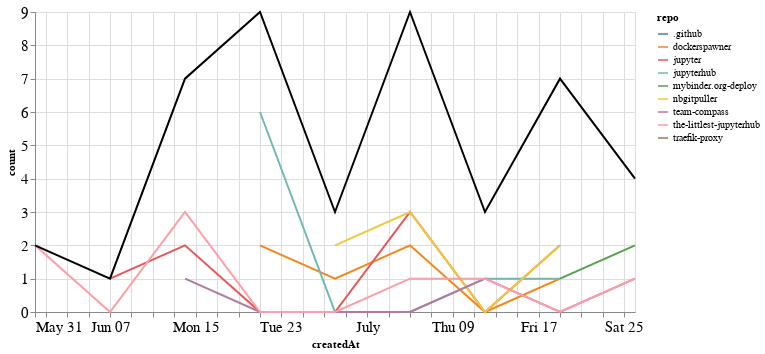

Notebook code cell kept with this figure:
### Markdown cell above
## Comments

### Code cell
comments_time = comments.groupby('repo').resample('W', on='createdAt').count()['author'].reset_index()
comments_time = comments_time.rename(columns={'author': 'count'})
comments_time_total = comments_time.groupby('createdAt').agg({"count": "sum"}).reset_index()
ch1 = alt.Chart(comments_time, width=600).mark_line().encode(
    x='createdAt',
    y='count',
    color='repo',
    tooltip="repo"
)

ch2 = alt.Chart(comments_time_total, width=600).mark_line(color="black").encode(
    x='createdAt',
    y='count',
)

ch1 + ch2

### Figure 1 — Vega-Lite specification as saved in the notebook (floating-point values rounded to 4 significant figures)
{"config": {"axisLeft": {"labelFontSize": 15}, "axisBottom": {"labelFontSize": 15}}, "layer": [{"data": {"name": "data-f1cfd9f0e54323f44d644787f6112dcb"}, "mark": "line", "encoding": {"color": {"type": "nominal", "field": "repo"}, "tooltip": {"type": "nominal", "field": "repo"}, "x": {"type": "temporal", "field": "createdAt"}, "y": {"type": "quantitative", "field": "count"}}, "width": 600}, {"data": {"name": "data-6cbb2a26bd7fd484f5f062637c4f923d"}, "mark": {"type": "line", "color": "black"}, "encoding": {"x": {"type": "temporal", "field": "createdAt"}, "y": {"type": "quantitative", "field": "count"}}, "width": 600}], "$schema": "https://vega.github.io/schema/vega-lite/v4.8.1.json", "datasets": {"data-f1cfd9f0e54323f44d644787f6112dcb": [{"repo": ".github", "createdAt": "2020-06-21T00:00:00", "count": 1}, {"repo": "dockerspawner", "createdAt": "2020-06-21T00:00:00", "count": 2}, {"repo": "dockerspawner", "createdAt": "2020-06-28T00:00:00", "count": 1}, {"repo": "dockerspawner", "createdAt": "2020-07-05T00:00:00", "count": 2}, {"repo": "dockerspawner", "createdAt": "2020-07-12T00:00:00", "count": 0}, {"repo": "dockerspawner", "createdAt": "2020-07-19T00:00:00", "count": 1}, {"repo": "jupyter", "createdAt": "2020-06-07T00:00:00", "count": 1}, {"repo": "jupyter", "createdAt": "2020-06-14T00:00:00", "count": 2}, {"repo": "jupyter", "createdAt": "2020-06-21T00:00:00", "count": 0}, {"repo": "jupyter", "createdAt": "2020-06-28T00:00:00", "count": 0}, {"repo": "jupyter", "createdAt": "2020-07-05T00:00:00", "count": 3}, {"repo": "jupyter", "createdAt": "2020-07-12T00:00:00", "count": 0}, {"repo": "jupyter", "createdAt": "2020-07-19T00:00:00", "count": 2}, {"repo": "jupyterhub", "createdAt": "2020-06-21T00:00:00", "count": 6}, {"repo": "jupyterhub", "createdAt": "2020-06-28T00:00:00", "count": 0}, {"repo": "jupyterhub", "createdAt": "2020-07-05T00:00:00", "count": 0}, {"repo": "jupyterhub", "createdAt": "2020-07-12T00:00:00", "count": 1}, {"repo": "jupyterhub", "createdAt": "2020-07-19T00:00:00", "count": 1}, {"repo": "mybinder.org-deploy", "createdAt": "2020-07-19T00:00:00", "count": 1}, {"repo": "mybinder.org-deploy", "createdAt": "2020-07-26T00:00:00", "count": 2}, {"repo": "nbgitpuller", "createdAt": "2020-06-28T00:00:00", "count": 2}, {"repo": "nbgitpuller", "createdAt": "2020-07-05T00:00:00", "count": 3}, {"repo": "nbgitpuller", "createdAt": "2020-07-12T00:00:00", "count": 0}, {"repo": "nbgitpuller", "createdAt": "2020-07-19T00:00:00", "count": 2}, {"repo": "team-compass", "createdAt": "2020-06-14T00:00:00", "count": 1}, {"repo": "team-compass", "createdAt": "2020-06-21T00:00:00", "count": 0}, {"repo": "team-compass", "createdAt": "2020-06-28T00:00:00", "count": 0}, {"repo": "team-compass", "createdAt": "2020-07-05T00:00:00", "count": 0}, {"repo": "team-compass", "createdAt": "2020-07-12T00:00:00", "count": 1}, {"repo": "team-compass", "createdAt": "2020-07-19T00:00:00", "count": 0}, {"repo": "team-compass", "createdAt": "2020-07-26T00:00:00", "count": 1}, {"repo": "the-littlest-jupyterhub", "createdAt": "2020-05-31T00:00:00", "count": 2}, {"repo": "the-littlest-jupyterhub", "createdAt": "2020-06-07T00:00:00", "count": 0}, {"repo": "the-littlest-jupyterhub", "createdAt": "2020-06-14T00:00:00", "count": 3}, {"repo": "the-littlest-jupyterhub", "createdAt": "2020-06-21T00:00:00", "count": 0}, {"repo": "the-littlest-jupyterhub", "createdAt": "2020-06-28T00:00:00", "count": 0}, {"repo": "the-littlest-jupyterhub", "createdAt": "2020-07-05T00:00:00", "count": 1}, {"repo": "the-littlest-jupyterhub", "createdAt": "2020-07-12T00:00:00", "count": 1}, {"repo": "the-littlest-jupyterhub", "createdAt": "2020-07-19T00:00:00", "count": 0}, {"repo": "the-littlest-jupyterhub", "createdAt": "2020-07-26T00:00:00", "count": 1}, {"repo": "traefik-proxy", "createdAt": "2020-06-14T00:00:00", "count": 1}], "data-6cbb2a26bd7fd484f5f062637c4f923d": [{"createdAt": "2020-05-31T00:00:00", "count": 2}, {"createdAt": "2020-06-07T00:00:00", "count": 1}, {"createdAt": "2020-06-14T00:00:00", "count": 7}, {"createdAt": "2020-06-21T00:00:00", "count": 9}, {"createdAt": "2020-06-28T00:00:00", "count": 3}, {"createdAt": "2020-07-05T00:00:00", "count": 9}, {"createdAt": "2020-07-12T00:00:00", "count": 3}, {"createdAt": "2020-07-19T00:00:00", "count": 7}, {"createdAt": "2020-07-26T00:00:00", "count": 4}]}}
